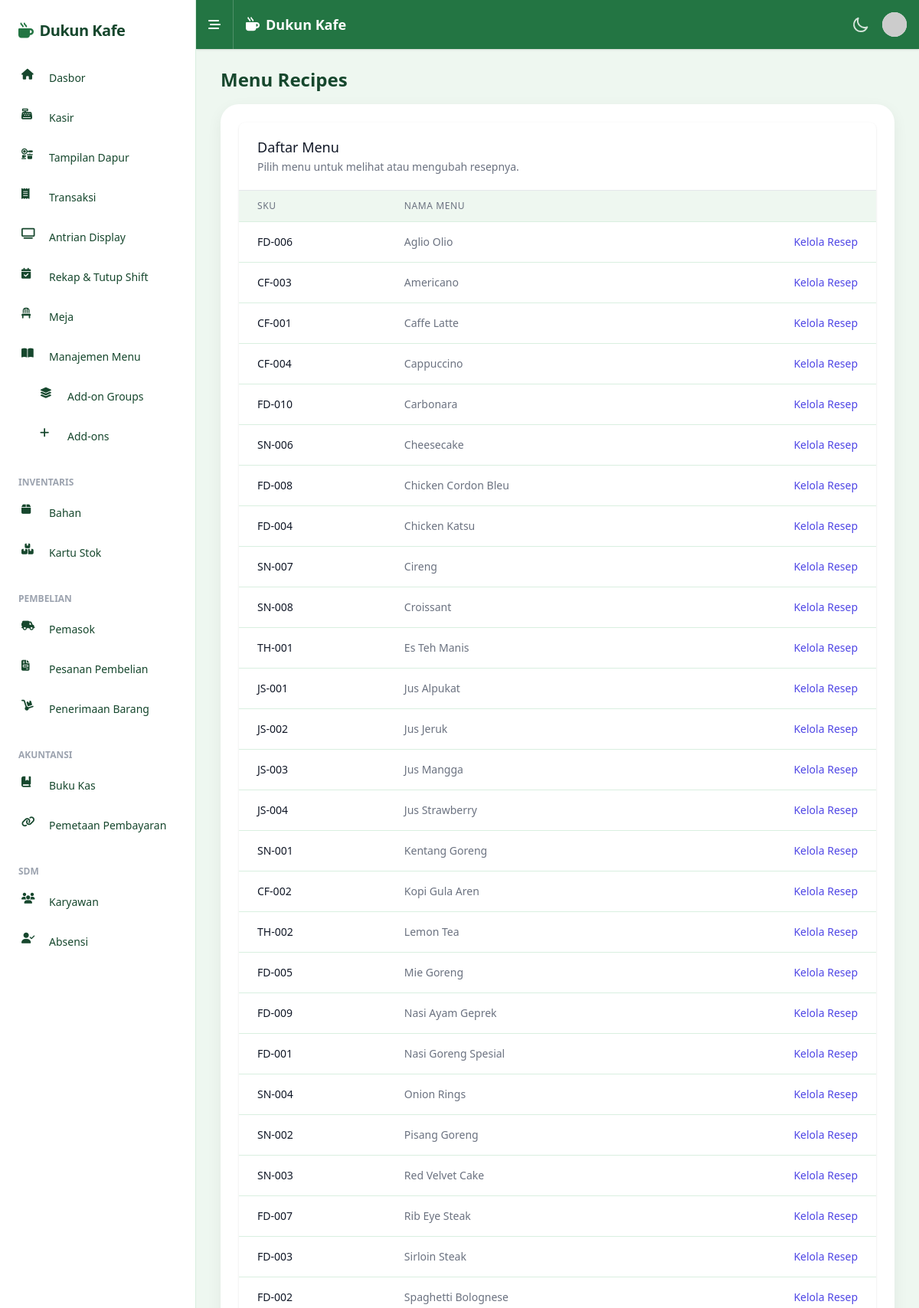
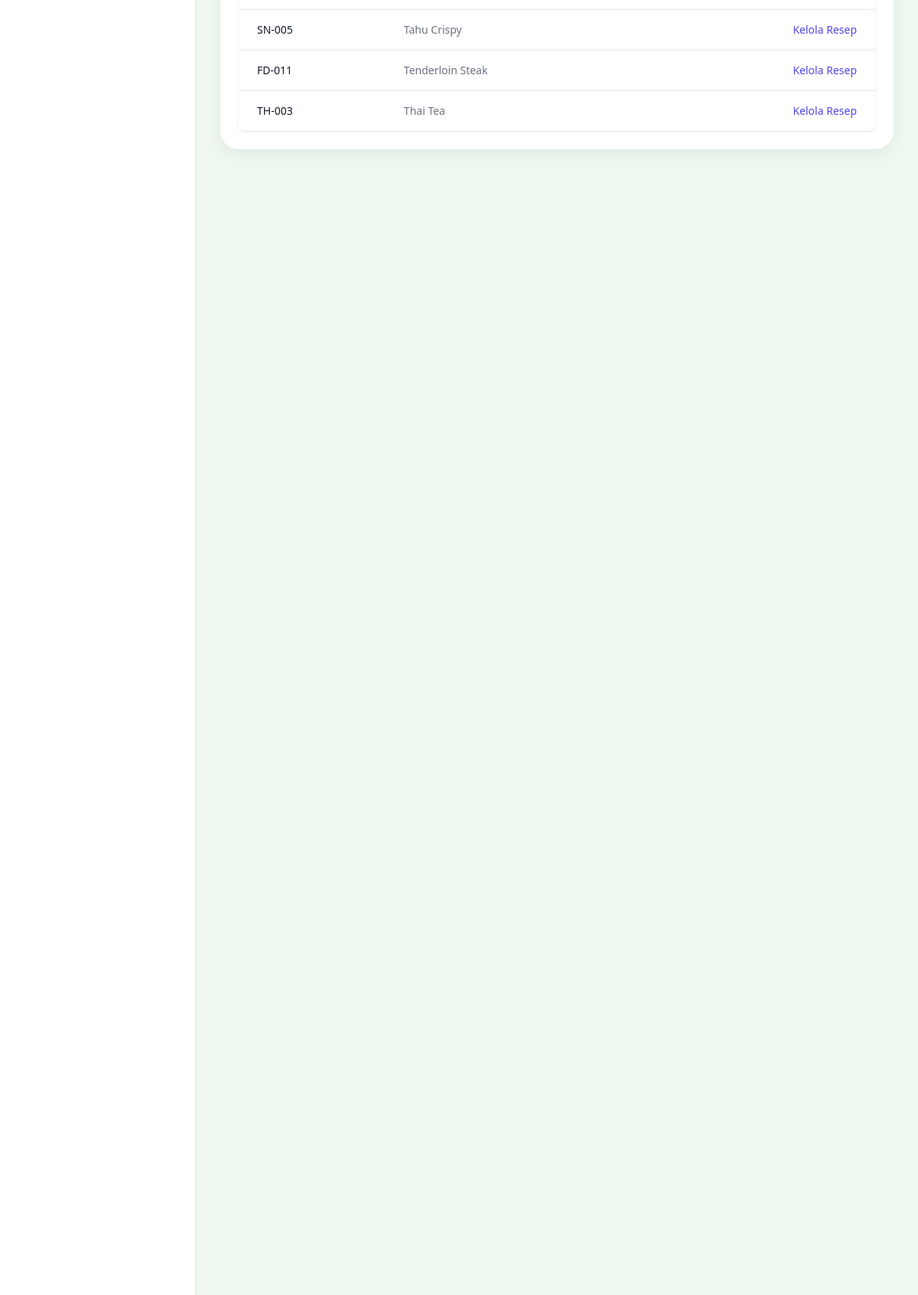
Screenshot of /public/index.php?page=inventory_menus (signed in, upper part) with the database file from the repository (2 pictures, top to bottom).
### tables this page shows
CREATE TABLE `menus` (
  `id` int(11) NOT NULL AUTO_INCREMENT,
  `sku` varchar(50) NOT NULL,
  `name` varchar(100) NOT NULL,
  `category_id` int(11) NOT NULL,
  `price` decimal(15,2) NOT NULL,
  `is_active` tinyint(1) NOT NULL DEFAULT 1,
  `print_station` enum('HOT','GRILL','DRINK','PASTRY') NOT NULL,
  `image_url` varchar(255) DEFAULT NULL,
  PRIMARY KEY (`id`),
  UNIQUE KEY `sku` (`sku`),
  KEY `category_id` (`category_id`),
  CONSTRAINT `menus_ibfk_1` FOREIGN KEY (`category_id`) REFERENCES `categories` (`id`)
);

### templates/pages/inventory_menus.php (called while the page is built, shortened)
<?php
$pdo = get_pdo($config);
$menus = $pdo->query('SELECT id, sku, name, category_id FROM menus ORDER BY name ASC')->fetchAll();
require __DIR__ . '/../layout.php';

### templates/pages/inventory_menus.view.php (the view, shortened to what this page needs)
<div class="bg-white dark:bg-gray-800 shadow overflow-hidden sm:rounded-lg">
    <div class="px-4 py-5 sm:px-6">
        <h3 class="text-lg leading-6 font-medium text-gray-900 dark:text-white">Daftar Menu</h3>
        <p class="mt-1 max-w-2xl text-sm text-gray-500 dark:text-gray-400">Pilih menu untuk melihat atau mengubah resepnya.</p>
    </div>
    <div class="border-t border-gray-200 dark:border-gray-700">
        <table class="min-w-full divide-y divide-brand-100">
            <thead class="bg-brand-50">
                <tr>
                    <th scope="col" class="px-6 py-3 text-left text-xs font-medium text-gray-500 dark:text-gray-300 uppercase tracking-wider">SKU</th>
                    <th scope="col" class="px-6 py-3 text-left text-xs font-medium text-gray-500 dark:text-gray-300 uppercase tracking-wider">Nama Menu</th>
                    <th scope="col" class="relative px-6 py-3">
                    </th>
                </tr>
            </thead>
            <tbody class="bg-white divide-y divide-brand-100">
                <?php foreach ($menus as $menu): ?>
                    <tr>
                        <td class="px-6 py-4 whitespace-nowrap text-sm font-medium text-gray-900 dark:text-white"><?= htmlspecialchars($menu['sku']) ?></td>
                        <td class="px-6 py-4 whitespace-nowrap text-sm text-gray-500 dark:text-gray-400"><?= htmlspecialchars($menu['name']) ?></td>
                        <td class="px-6 py-4 whitespace-nowrap text-right text-sm font-medium">
                            <a href="<?= base_url('menu_recipe?id=' . $menu['id']) ?>" class="text-indigo-600 hover:text-indigo-900 dark:text-indigo-400 dark:hover:text-indigo-200">Kelola Resep</a>
                        </td>
                    </tr>
                <?php endforeach; ?>
            </tbody>
        </table>
    </div>
</div>

### templates/layout.php (style rules this page uses)
html, body { color: #0f172a; text-rendering: optimizeLegibility; -webkit-font-smoothing: antialiased; }
h1, h2, h3, h4 { color: #123a26; }
table thead th { background-color: #eef7f0; color: #1c5b37; font-weight: 600; }
table tbody tr + tr { border-top: 1px solid #d9efe0; }

### rows the page displays
menus: sku "FD-006", name "Aglio Olio"
menus: sku "CF-003", name "Americano"
menus: sku "CF-001", name "Caffe Latte"
menus: sku "CF-004", name "Cappuccino"
menus: sku "FD-010", name "Carbonara"
menus: sku "SN-006", name "Cheesecake"
menus: sku "FD-008", name "Chicken Cordon Bleu"
menus: sku "FD-004", name "Chicken Katsu"
menus: sku "SN-007", name "Cireng"
menus: sku "SN-008", name "Croissant"
menus: sku "TH-001", name "Es Teh Manis"
menus: sku "JS-001", name "Jus Alpukat"
menus: sku "JS-002", name "Jus Jeruk"
menus: sku "JS-003", name "Jus Mangga"
menus: sku "JS-004", name "Jus Strawberry"
menus: sku "SN-001", name "Kentang Goreng"
menus: sku "CF-002", name "Kopi Gula Aren"
menus: sku "TH-002", name "Lemon Tea"
menus: sku "FD-005", name "Mie Goreng"
menus: sku "FD-009", name "Nasi Ayam Geprek"
menus: sku "FD-001", name "Nasi Goreng Spesial"
menus: sku "SN-004", name "Onion Rings"
menus: sku "SN-002", name "Pisang Goreng"
menus: sku "SN-003", name "Red Velvet Cake"
menus: sku "FD-007", name "Rib Eye Steak"
menus: sku "FD-003", name "Sirloin Steak"
menus: sku "FD-002", name "Spaghetti Bolognese"
menus: sku "SN-005", name "Tahu Crispy"
menus: sku "FD-011", name "Tenderloin Steak"
menus: sku "TH-003", name "Thai Tea"

### other values shown
$settings_sidebar['cafe_name'] "Dukun Kafe"
$settings_topbar['cafe_name'] "Dukun Kafe"
$title "Menu Recipes"
